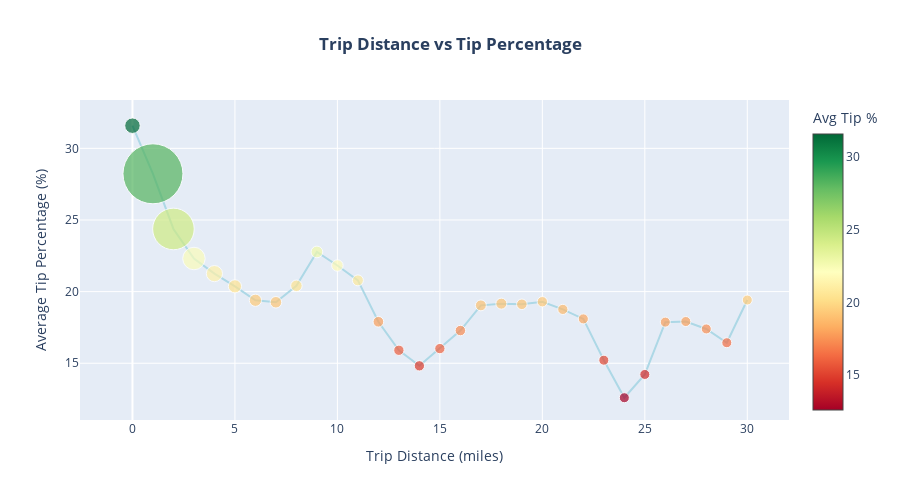

The code cell stored with this chart in its notebook:
### Markdown cell above
## Distance vs Tipping Behavior

**Finding:** Analyze whether longer trips result in higher or lower tip percentages.

### Code cell
# Distance vs Tip Percentage Analysis
df_binned = df_clean.with_columns(
    pl.col("trip_distance").round(0).cast(pl.Int32).alias("distance_bin")
).filter(pl.col("distance_bin") <= 30)  # Focus on reasonable distances

distance_tips = df_binned.group_by("distance_bin").agg([
    pl.col("tip_pct").mean().alias("avg_tip_pct"),
    pl.col("tip_pct").count().alias("count")
]).sort("distance_bin").to_pandas()

fig = go.Figure()

# Add scatter with size based on count
fig.add_trace(go.Scatter(
    x=distance_tips['distance_bin'],
    y=distance_tips['avg_tip_pct'],
    mode='markers+lines',
    marker=dict(
        size=distance_tips['count']/distance_tips['count'].max()*50 + 10,
        color=distance_tips['avg_tip_pct'],
        colorscale='RdYlGn',
        showscale=True,
        colorbar=dict(title='Avg Tip %'),
        line=dict(width=1, color='white')
    ),
    line=dict(width=2, color='lightblue'),
    hovertemplate='<b>Distance:</b> %{x} miles<br><b>Avg Tip:</b> %{y:.1f}%<br><b>Trips:</b> %{text:,}<extra></extra>',
    text=distance_tips['count']
))

fig.update_layout(
    title=dict(text='<b>Trip Distance vs Tip Percentage</b>', x=0.5, xanchor='center'),
    xaxis_title='Trip Distance (miles)',
    yaxis_title='Average Tip Percentage (%)',
    height=500,
    hovermode='closest'
)
fig.show()

print(f"\n💡 Bubble size represents trip volume at each distance")

### Figure 1 — Plotly figure (JSON) as saved in the notebook; plotly's stock layout.template omitted (floating-point values rounded to 4 significant figures)
{"data": [{"hovertemplate": "<b>Distance:</b> %{x} miles<br><b>Avg Tip:</b> %{y:.1f}%<br><b>Trips:</b> %{text:,}<extra></extra>", "line": {"color": "lightblue", "width": 2}, "marker": {"color": [31.58, 28.22, 24.37, 22.31, 21.26, 20.37, 19.4, 19.26, 20.41, 22.77, 21.82, 20.79, 17.9, 15.91, 14.82, 16.02, 17.28, 19.04, 19.16, 19.12, 19.29, 18.76, 18.1, 15.21, 12.59, 14.22, 17.87, 17.91, 17.39, 16.43, 19.41], "colorbar": {"title": {"text": "Avg Tip %"}}, "colorscale": [[0, "rgb(165,0,38)"], [0.1, "rgb(215,48,39)"], [0.2, "rgb(244,109,67)"], [0.3, "rgb(253,174,97)"], [0.4, "rgb(254,224,139)"], [0.5, "rgb(255,255,191)"], [0.6, "rgb(217,239,139)"], [0.7, "rgb(166,217,106)"], [0.8, "rgb(102,189,99)"], [0.9, "rgb(26,152,80)"], [1, "rgb(0,104,55)"]], "line": {"color": "white", "width": 1}, "showscale": true, "size": [15.5, 60.0, 41.57, 22.48, 16.18, 13.18, 12.25, 11.56, 11.5, 11.69, 11.52, 10.98, 10.67, 10.35, 10.32, 10.31, 10.48, 10.9, 11.01, 10.59, 10.37, 10.23, 10.11, 10.05, 10.03, 10.03, 10.04, 10.04, 10.04, 10.02, 10.02]}, "mode": "markers+lines", "text": [21750.0, 197800.0, 124900.0, 49360.0, 24470.0, 12590.0, 8915.0, 6179.0, 5920.0, 6697.0, 6032.0, 3897.0, 2647.0, 1373.0, 1256.0, 1237.0, 1892.0, 3552.0, 4001.0, 2329.0, 1448.0, 906.0, 429.0, 180.0, 133.0, 113.0, 151.0, 154.0, 147.0, 85.0, 61.0], "type": "scatter", "x": [0, 1, 2, 3, 4, 5, 6, 7, 8, 9, 10, 11, 12, 13, 14, 15, 16, 17, 18, 19, 20, 21, 22, 23, 24, 25, 26, 27, 28, 29, 30], "y": [31.58, 28.22, 24.37, 22.31, 21.26, 20.37, 19.4, 19.26, 20.41, 22.77, 21.82, 20.79, 17.9, 15.91, 14.82, 16.02, 17.28, 19.04, 19.16, 19.12, 19.29, 18.76, 18.1, 15.21, 12.59, 14.22, 17.87, 17.91, 17.39, 16.43, 19.41]}], "layout": {"height": 500, "hovermode": "closest", "title": {"text": "<b>Trip Distance vs Tip Percentage</b>", "x": 0.5, "xanchor": "center"}, "xaxis": {"title": {"text": "Trip Distance (miles)"}}, "yaxis": {"title": {"text": "Average Tip Percentage (%)"}}}}
